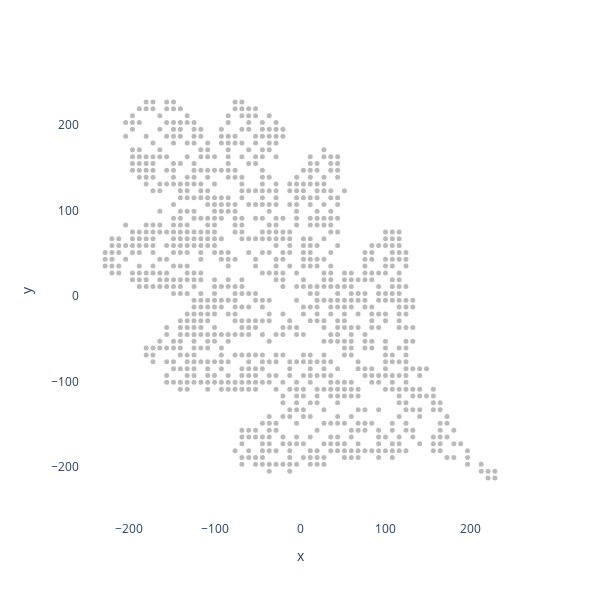

Here is the notebook cell this chart was saved with:
### Code cell
image_path = r"images\OakLeaf.png"
points_df = image_to_points_symmetry_grid(image_path, num_points=1000, x_symmetry=False, y_symmetry=False)
plot_points(points_df, 5)

### Figure 1 — Plotly figure (JSON) as saved in the notebook; plotly's stock layout.template omitted (floating-point values rounded to 4 significant figures; data arrays with more than 128 entries replaced by an {"elided": "..."} marker saying what was removed)
{"data": [{"hovertemplate": "x=%{x}<br>y=%{y}<extra></extra>", "legendgroup": "", "marker": {"color": "darkgrey", "opacity": 0.8, "size": 5, "symbol": "circle"}, "mode": "markers", "name": "", "orientation": "v", "showlegend": false, "type": "scatter", "x": {"elided": "1000 int values"}, "xaxis": "x", "y": {"elided": "1000 int values"}, "yaxis": "y"}], "layout": {"height": 600, "legend": {"tracegroupgap": 0}, "margin": {"t": 60}, "paper_bgcolor": "white", "plot_bgcolor": "white", "width": 600, "xaxis": {"anchor": "y", "domain": [0, 1], "showgrid": false, "title": {"text": "x"}, "visible": true}, "yaxis": {"anchor": "x", "domain": [0, 1], "scaleanchor": "x", "scaleratio": 1, "showgrid": false, "title": {"text": "y"}, "visible": true}}}
